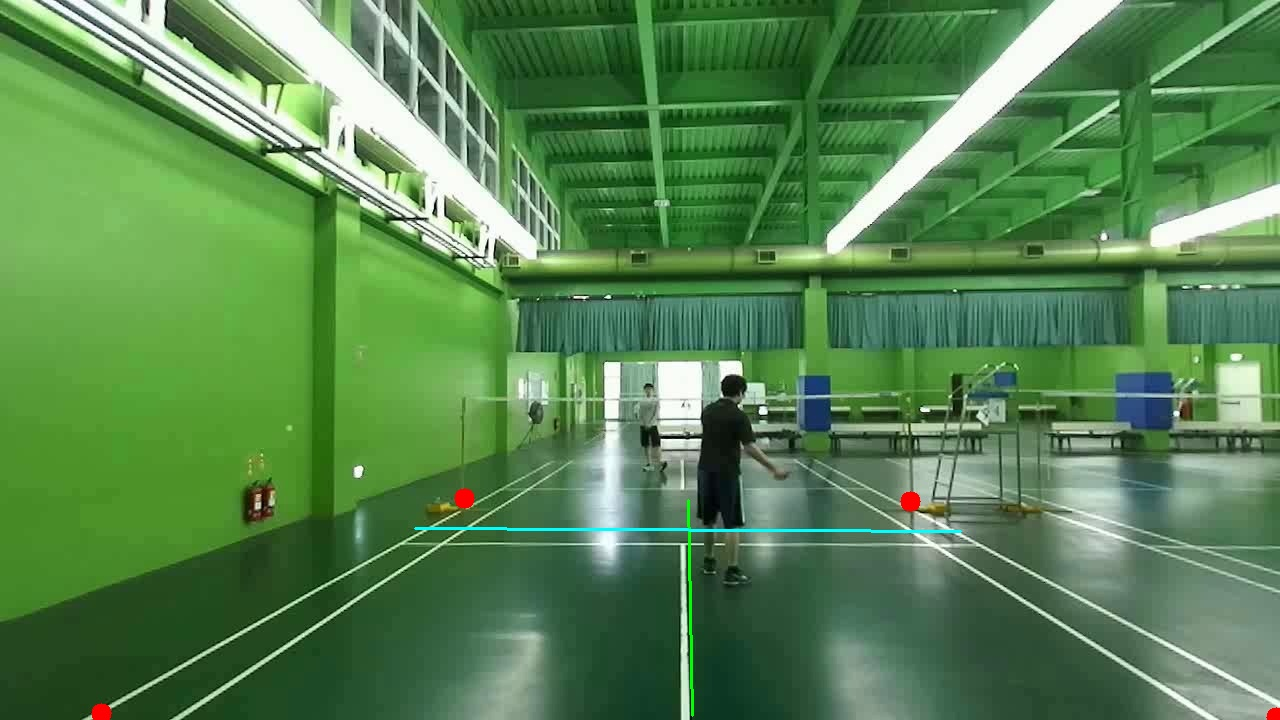
#> input picture backend/storage/test_calibration_profile.jpg, 1280 x 720 px
$ python s_analysis_code.py --input ../../backend/storage/test_calibration_profile.jpg --out_root out
#> lines starting #> are read from the running program, lines starting #| are printed output that depends on the picture; after the words box and inside, x2 and y2 are one past the last pixel; in counts of white or black regions, pixels touching at a corner belong together
#> in main, bgr_img is the input picture: shape (720, 1280, 3); mean B, G, R 81.1, 132.2, 86.6
#| [INFO] Image size: 1280x720
#!/usr/bin/env python3
"""
S Channel Analysis Tool for White Region Detection

HSV 변환 후 S 채널의 다양한 임계값으로 흰색 영역을 추출하고 시각화합니다.
"""

import argparse
import datetime
import uuid
from pathlib import Path

import cv2
import numpy as np


def make_output_dir(root_dir: str) -> Path:
    """
    결과 저장 디렉토리 생성
    Format: {root_dir}/YYYYMMDD_HHMMSS_{uuid}
    """
    timestamp = datetime.datetime.now().strftime("%Y%m%d_%H%M%S")
    unique_id = uuid.uuid4().hex[:6]
    run_id = f"{timestamp}_{unique_id}"

    out_dir = Path(root_dir) / run_id
    out_dir.mkdir(parents=True, exist_ok=False)

    return out_dir


def save_image(out_dir: Path, name: str, img: np.ndarray):
    """이미지 저장"""
    path = out_dir / f"{name}.png"
    cv2.imwrite(str(path), img)
    print(f"[SAVED] {path}")


def analyze_s_channel(bgr_img: np.ndarray, out_dir: Path):
    """
    S 채널 분석 및 흰색 영역 추출

    Args:
        bgr_img: 입력 BGR 이미지
        out_dir: 결과 저장 디렉토리
    """
    h, w = bgr_img.shape[:2]

    # 1. HSV 변환
    hsv = cv2.cvtColor(bgr_img, cv2.COLOR_BGR2HSV)
#> hsv: shape (720, 1280, 3); mean H, S, V 59.3, 117.1, 132.7
    h_ch, s_ch, v_ch = cv2.split(hsv)

    # 원본 이미지 저장
    save_image(out_dir, "00_original", bgr_img)

    # HSV 각 채널 저장
    save_image(out_dir, "01_h_channel", h_ch)
    save_image(out_dir, "01_s_channel", s_ch)
    save_image(out_dir, "01_v_channel", v_ch)

    # 2. S 채널 통계 정보 출력
    s_min, s_max = s_ch.min(), s_ch.max()
#> s_min = 0; s_max = 255
    s_mean, s_std = s_ch.mean(), s_ch.std()
#> s_mean = 117.1; s_std = 51.61

    print(f"\n[S Channel Statistics]")
    print(f"  Min: {s_min}, Max: {s_max}")
#|   Min: 0, Max: 255
    print(f"  Mean: {s_mean:.2f}, Std: {s_std:.2f}")
#|   Mean: 117.06, Std: 51.61

    # 통계 정보를 텍스트 파일로 저장
    stats_file = out_dir / "s_channel_stats.txt"
    with open(stats_file, "w") as f:
        f.write(f"S Channel Statistics\n")
        f.write(f"====================\n")
        f.write(f"Min: {s_min}\n")
        f.write(f"Max: {s_max}\n")
        f.write(f"Mean: {s_mean:.2f}\n")
        f.write(f"Std: {s_std:.2f}\n")
    print(f"[SAVED] {stats_file}")

    # 3. 다양한 S 임계값으로 흰색 영역 추출
    # 흰색은 채도(S)가 낮은 영역
    s_thresholds = [30, 50, 70, 90, 110, 130]

    results = []

    for s_th in s_thresholds:
        # S 채널이 임계값보다 작은 영역 = 흰색에 가까운 영역
        mask = (s_ch < s_th).astype(np.uint8) * 255

        # 흰색 배경 생성
        white_bg = np.ones((h, w, 3), dtype=np.uint8) * 255

        # 검출된 영역을 검정색으로 표시
        result = white_bg.copy()
        result[mask > 0] = [0, 0, 0]  # 검정색 (BGR)

        # 원본 이미지와 결과를 수평으로 연결
        h_concat = np.hstack([bgr_img, result])

        # 텍스트 추가
        text = f"S < {s_th}"
        cv2.putText(h_concat, text, (w + 20, 40),
                   cv2.FONT_HERSHEY_SIMPLEX, 1.2, (0, 0, 255), 3, cv2.LINE_AA)

        # 검출된 픽셀 비율 계산
        detected_ratio = (mask > 0).sum() / (h * w) * 100
        ratio_text = f"Detected: {detected_ratio:.2f}%"
        cv2.putText(h_concat, ratio_text, (w + 20, 80),
                   cv2.FONT_HERSHEY_SIMPLEX, 0.8, (0, 0, 255), 2, cv2.LINE_AA)

        # 저장
        save_image(out_dir, f"02_s_threshold_{s_th:03d}", h_concat)

        results.append({
            's_threshold': s_th,
            'detected_ratio': detected_ratio,
            'mask': mask
        })

        print(f"  S < {s_th}: {detected_ratio:.2f}% detected")
#> this loop made 6 passes
#> (detected_ratio, ratio_text) on passes 1 to 6: (7.39, 'Detected: 7.39%'), (14.29, 'Detected: 14.29%'), (21.18, 'Detected: 21.18%'), (27.58, 'Detected: 27.58%'), (37.78, 'Detected: 37.78%'), (50.94, 'Detected: 50.94%')
#> (printed output is left out)
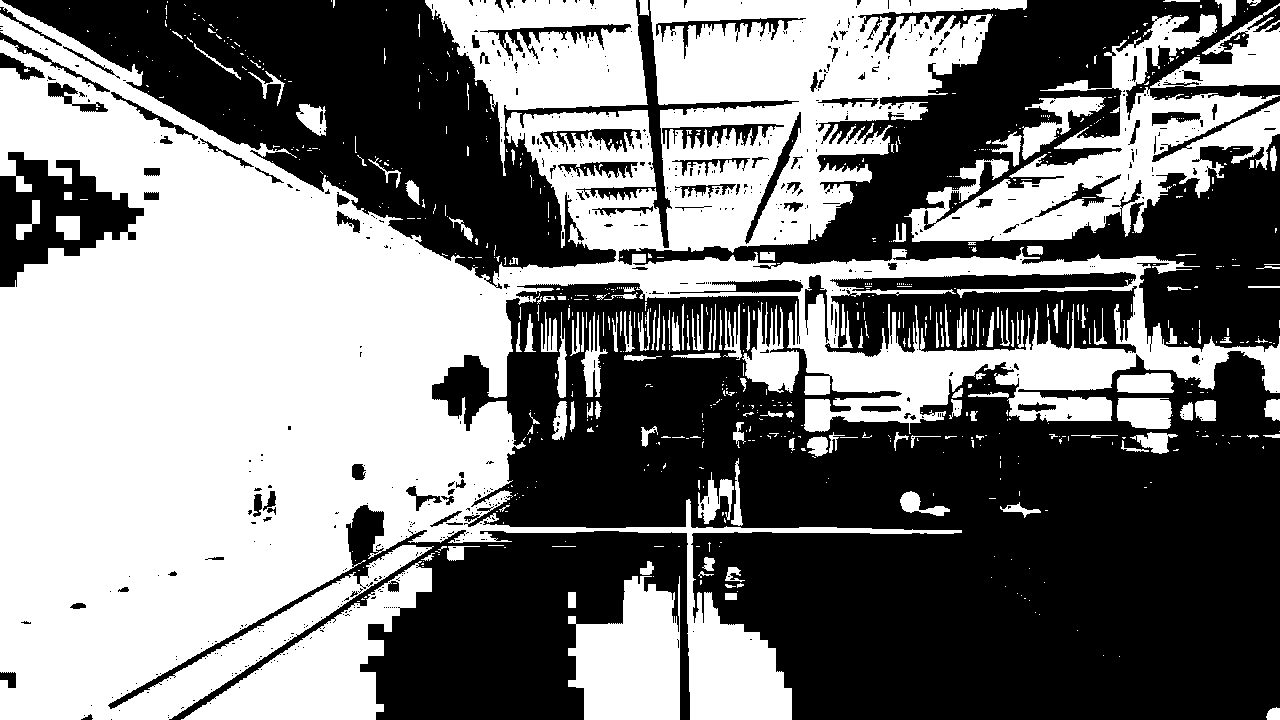
#> result: shape (720, 1280, 3); 49.1% white; 756 white regions (602 under 20 px), largest, box (x1, y1, x2, y2) and area: (0, 0, 1280, 720) 349268, (904, 14, 1280, 242) 26756, (425, 0, 648, 176) 17788
#> after the loop, results = 6 items

    # 4. V 채널도 함께 고려한 흰색 영역 추출
    print(f"\n[Combined S & V Channel Analysis]")

    # 흰색: S가 낮고 V가 높은 영역
    combined_configs = [
        {'s_max': 90, 'v_min': 150, 'name': 's90_v150'},
        {'s_max': 70, 'v_min': 170, 'name': 's70_v170'},
        {'s_max': 50, 'v_min': 180, 'name': 's50_v180'},
    ]

    for config in combined_configs:
        s_max = config['s_max']
        v_min = config['v_min']
        name = config['name']

        # 마스크 생성: S가 낮고 V가 높은 영역
        mask = ((s_ch < s_max) & (v_ch > v_min)).astype(np.uint8) * 255

        # 흰색 배경에 검정색으로 표시
        white_bg = np.ones((h, w, 3), dtype=np.uint8) * 255
        result = white_bg.copy()
        result[mask > 0] = [0, 0, 0]  # 검정색 (BGR)

        # 원본과 연결
        h_concat = np.hstack([bgr_img, result])

        # 텍스트 추가
        text = f"S<{s_max} & V>{v_min}"
        cv2.putText(h_concat, text, (w + 20, 40),
                   cv2.FONT_HERSHEY_SIMPLEX, 1.0, (0, 255, 0), 3, cv2.LINE_AA)

        detected_ratio = (mask > 0).sum() / (h * w) * 100
        ratio_text = f"Detected: {detected_ratio:.2f}%"
        cv2.putText(h_concat, ratio_text, (w + 20, 80),
                   cv2.FONT_HERSHEY_SIMPLEX, 0.8, (0, 255, 0), 2, cv2.LINE_AA)

        save_image(out_dir, f"03_combined_{name}", h_concat)

        print(f"  S<{s_max} & V>{v_min}: {detected_ratio:.2f}% detected")
#> this loop made 3 passes
#> (detected_ratio, ratio_text) on passes 1 to 3: (14.44, 'Detected: 14.44%'), (10.46, 'Detected: 10.46%'), (8.36, 'Detected: 8.36%')
#> (printed output is left out)
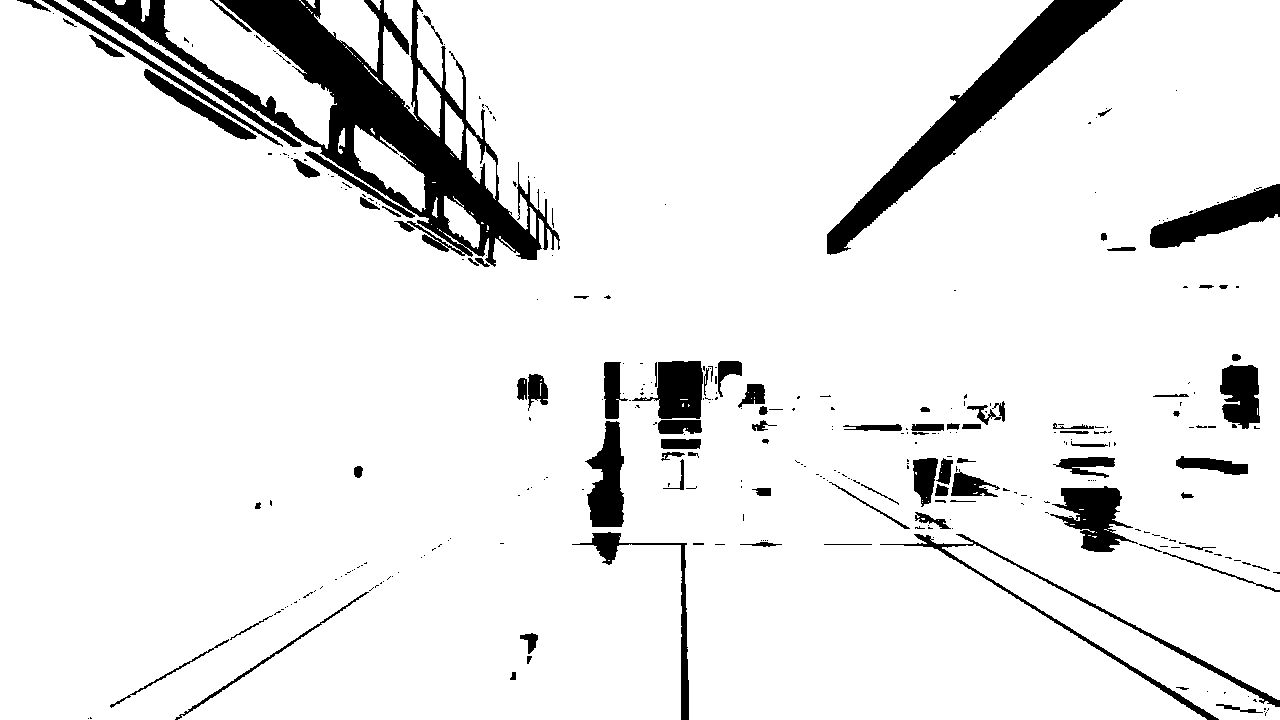
#> result: shape (720, 1280, 3); 91.6% white; 331 black regions (237 under 20 px), largest, box (x1, y1, x2, y2) and area: (92, 0, 560, 267) 26843, (827, 0, 1123, 255) 12242, (1150, 184, 1280, 248) 3609

    # 5. S 채널 히스토그램 생성
    hist_img = create_histogram_image(s_ch, "S Channel Histogram", s_thresholds)
    save_image(out_dir, "04_s_histogram", hist_img)


def analyze_ycbcr_channel(bgr_img: np.ndarray, out_dir: Path):
    """
    YCbCr Y 채널 분석 및 흰색 영역 추출

    Args:
        bgr_img: 입력 BGR 이미지
        out_dir: 결과 저장 디렉토리
    """
    h, w = bgr_img.shape[:2]

    print(f"\n[YCbCr Y Channel Analysis]")

    # 1. YCbCr 변환
    ycbcr = cv2.cvtColor(bgr_img, cv2.COLOR_BGR2YCrCb)
    y_ch, cr_ch, cb_ch = cv2.split(ycbcr)

    # YCbCr 각 채널 저장
    save_image(out_dir, "05_y_channel", y_ch)
    save_image(out_dir, "05_cr_channel", cr_ch)
    save_image(out_dir, "05_cb_channel", cb_ch)

    # 2. Y 채널 통계 정보
    y_min, y_max = y_ch.min(), y_ch.max()
    y_mean, y_std = y_ch.mean(), y_ch.std()

    print(f"  Min: {y_min}, Max: {y_max}")
    print(f"  Mean: {y_mean:.2f}, Std: {y_std:.2f}")

    # 통계 정보 저장
    stats_file = out_dir / "y_channel_stats.txt"
    with open(stats_file, "w") as f:
        f.write(f"Y Channel Statistics\n")
        f.write(f"====================\n")
        f.write(f"Min: {y_min}\n")
        f.write(f"Max: {y_max}\n")
        f.write(f"Mean: {y_mean:.2f}\n")
        f.write(f"Std: {y_std:.2f}\n")
    print(f"[SAVED] {stats_file}")

    # 3. 다양한 Y 임계값으로 흰색 영역 추출
    # 흰색은 밝기(Y)가 높은 영역
    y_thresholds = [180, 190, 200, 210, 220, 230]

    for y_th in y_thresholds:
        # Y 채널이 임계값보다 큰 영역 = 밝은 영역 (흰색)
        mask = (y_ch > y_th).astype(np.uint8) * 255

        # 흰색 배경에 검정색으로 표시
        white_bg = np.ones((h, w, 3), dtype=np.uint8) * 255
        result = white_bg.copy()
        result[mask > 0] = [0, 0, 0]  # 검정색 (BGR)

        # 원본과 연결
        h_concat = np.hstack([bgr_img, result])

        # 텍스트 추가
        text = f"Y > {y_th}"
        cv2.putText(h_concat, text, (w + 20, 40),
                   cv2.FONT_HERSHEY_SIMPLEX, 1.2, (255, 0, 0), 3, cv2.LINE_AA)

        detected_ratio = (mask > 0).sum() / (h * w) * 100
        ratio_text = f"Detected: {detected_ratio:.2f}%"
        cv2.putText(h_concat, ratio_text, (w + 20, 80),
                   cv2.FONT_HERSHEY_SIMPLEX, 0.8, (255, 0, 0), 2, cv2.LINE_AA)

        save_image(out_dir, f"06_y_threshold_{y_th:03d}", h_concat)

        print(f"  Y > {y_th}: {detected_ratio:.2f}% detected")

    # 4. Y 채널 히스토그램
    hist_img = create_histogram_image(y_ch, "Y Channel Histogram", y_thresholds)
    save_image(out_dir, "07_y_histogram", hist_img)


def analyze_lab_channel(bgr_img: np.ndarray, out_dir: Path):
    """
    LAB L 채널 분석 및 흰색 영역 추출

    Args:
        bgr_img: 입력 BGR 이미지
        out_dir: 결과 저장 디렉토리
    """
    h, w = bgr_img.shape[:2]

    print(f"\n[LAB L Channel Analysis]")

    # 1. LAB 변환
    lab = cv2.cvtColor(bgr_img, cv2.COLOR_BGR2LAB)
    l_ch, a_ch, b_ch = cv2.split(lab)

    # LAB 각 채널 저장
    save_image(out_dir, "08_l_channel", l_ch)
    save_image(out_dir, "08_a_channel", a_ch)
    save_image(out_dir, "08_b_channel", b_ch)

    # 2. L 채널 통계 정보
    l_min, l_max = l_ch.min(), l_ch.max()
    l_mean, l_std = l_ch.mean(), l_ch.std()

    print(f"  Min: {l_min}, Max: {l_max}")
    print(f"  Mean: {l_mean:.2f}, Std: {l_std:.2f}")

    # 통계 정보 저장
    stats_file = out_dir / "l_channel_stats.txt"
    with open(stats_file, "w") as f:
        f.write(f"L Channel Statistics\n")
        f.write(f"====================\n")
        f.write(f"Min: {l_min}\n")
        f.write(f"Max: {l_max}\n")
        f.write(f"Mean: {l_mean:.2f}\n")
        f.write(f"Std: {l_std:.2f}\n")
    print(f"[SAVED] {stats_file}")

    # 3. 다양한 L 임계값으로 흰색 영역 추출
    # 흰색은 명도(L)가 높은 영역
    l_thresholds = [180, 190, 200, 210, 220, 230]

    for l_th in l_thresholds:
        # L 채널이 임계값보다 큰 영역 = 밝은 영역 (흰색)
        mask = (l_ch > l_th).astype(np.uint8) * 255

        # 흰색 배경에 검정색으로 표시
        white_bg = np.ones((h, w, 3), dtype=np.uint8) * 255
        result = white_bg.copy()
        result[mask > 0] = [0, 0, 0]  # 검정색 (BGR)

        # 원본과 연결
        h_concat = np.hstack([bgr_img, result])

        # 텍스트 추가
        text = f"L > {l_th}"
        cv2.putText(h_concat, text, (w + 20, 40),
                   cv2.FONT_HERSHEY_SIMPLEX, 1.2, (180, 105, 255), 3, cv2.LINE_AA)

        detected_ratio = (mask > 0).sum() / (h * w) * 100
        ratio_text = f"Detected: {detected_ratio:.2f}%"
        cv2.putText(h_concat, ratio_text, (w + 20, 80),
                   cv2.FONT_HERSHEY_SIMPLEX, 0.8, (180, 105, 255), 2, cv2.LINE_AA)

        save_image(out_dir, f"09_l_threshold_{l_th:03d}", h_concat)

        print(f"  L > {l_th}: {detected_ratio:.2f}% detected")

    # 4. L 채널 히스토그램
    hist_img = create_histogram_image(l_ch, "L Channel Histogram", l_thresholds)
    save_image(out_dir, "10_l_histogram", hist_img)


def analyze_ensemble(bgr_img: np.ndarray, out_dir: Path):
    """
    HSV, YCbCr, LAB 앙상블 분석

    Args:
        bgr_img: 입력 BGR 이미지
        out_dir: 결과 저장 디렉토리
    """
    h, w = bgr_img.shape[:2]

    print(f"\n[Ensemble Analysis - Multi Color Space]")

    # 각 컬러스페이스 변환
    hsv = cv2.cvtColor(bgr_img, cv2.COLOR_BGR2HSV)
    ycbcr = cv2.cvtColor(bgr_img, cv2.COLOR_BGR2YCrCb)
    lab = cv2.cvtColor(bgr_img, cv2.COLOR_BGR2LAB)

    h_ch, s_ch, v_ch = cv2.split(hsv)
    y_ch, cr_ch, cb_ch = cv2.split(ycbcr)
    l_ch, a_ch, b_ch = cv2.split(lab)

    # 앙상블 설정
    ensemble_configs = [
        {
            'name': 'conservative',
            'desc': 'HSV AND YCbCr AND LAB',
            's_max': 90, 'v_min': 150,
            'y_min': 200,
            'l_min': 200,
            'operation': 'and'
        },
        {
            'name': 'moderate',
            'desc': 'At least 2 of 3',
            's_max': 90, 'v_min': 150,
            'y_min': 200,
            'l_min': 200,
            'operation': 'voting'
        },
        {
            'name': 'aggressive',
            'desc': 'HSV OR YCbCr OR LAB',
            's_max': 90, 'v_min': 150,
            'y_min': 200,
            'l_min': 200,
            'operation': 'or'
        },
    ]

    for config in ensemble_configs:
        # 각 컬러스페이스별 마스크
        mask_hsv = ((s_ch < config['s_max']) & (v_ch > config['v_min'])).astype(np.uint8)
        mask_ycbcr = (y_ch > config['y_min']).astype(np.uint8)
        mask_lab = (l_ch > config['l_min']).astype(np.uint8)

        # 앙상블 연산
        if config['operation'] == 'and':
            mask_final = (mask_hsv & mask_ycbcr & mask_lab) * 255
        elif config['operation'] == 'voting':
            mask_final = ((mask_hsv.astype(int) + mask_ycbcr.astype(int) + mask_lab.astype(int)) >= 2).astype(np.uint8) * 255
        else:  # or
            mask_final = (mask_hsv | mask_ycbcr | mask_lab) * 255

        # 시각화
        white_bg = np.ones((h, w, 3), dtype=np.uint8) * 255
        result = white_bg.copy()
        result[mask_final > 0] = [0, 0, 0]

        h_concat = np.hstack([bgr_img, result])

        # 텍스트
        text = f"Ensemble: {config['name']}"
        cv2.putText(h_concat, text, (w + 20, 40),
                   cv2.FONT_HERSHEY_SIMPLEX, 0.9, (255, 128, 0), 3, cv2.LINE_AA)

        detected_ratio = (mask_final > 0).sum() / (h * w) * 100
        ratio_text = f"Detected: {detected_ratio:.2f}%"
        cv2.putText(h_concat, ratio_text, (w + 20, 80),
                   cv2.FONT_HERSHEY_SIMPLEX, 0.8, (255, 128, 0), 2, cv2.LINE_AA)

        desc_text = config['desc']
        cv2.putText(h_concat, desc_text, (w + 20, 120),
                   cv2.FONT_HERSHEY_SIMPLEX, 0.6, (100, 100, 100), 2, cv2.LINE_AA)

        save_image(out_dir, f"11_ensemble_{config['name']}", h_concat)

        print(f"  {config['name']}: {detected_ratio:.2f}% detected")

    print(f"\n[DONE] All results saved to: {out_dir}")


def create_histogram_image(channel: np.ndarray, title: str, thresholds: list) -> np.ndarray:
    """
    채널 히스토그램 이미지 생성
    """
#> called with title = 'S Channel Histogram'
    hist_height = 400
    hist_width = 512

    # 히스토그램 계산
    hist = cv2.calcHist([channel], [0], None, [256], [0, 256])
#> hist = 256 values, max 13566 at index 156, min 14 at index 1, mean 3600

    # 정규화
    hist_norm = hist / hist.max() * (hist_height - 50)
#> hist_norm = 256 values, max 350 at index 156, min 0.361 at index 1, mean 92.88

    # 이미지 생성
    hist_img = np.ones((hist_height, hist_width, 3), dtype=np.uint8) * 255

    # 히스토그램 그리기
    bin_width = hist_width / 256
    for i in range(256):
        x = int(i * bin_width)
        y = int(hist_norm[i])
        cv2.line(hist_img, (x, hist_height - 30), (x, hist_height - 30 - y),
                (100, 100, 100), 1)
#> this loop made 256 passes
#> y on passes 1 to 3: 2, 0, 12
#> hist_img: shape (400, 512, 3); values 100 (black) and 255 (white), 88.3% white; black in thin lines or dots, all inside (x1, y1, x2, y2) = (0, 20, 511, 371)

    # 임계값 선 그리기
    for th in thresholds:
        x = int(th * bin_width)
        cv2.line(hist_img, (x, 0), (x, hist_height - 30), (0, 0, 255), 2)
        cv2.putText(hist_img, str(th), (x - 10, 20),
                   cv2.FONT_HERSHEY_SIMPLEX, 0.4, (0, 0, 255), 1)
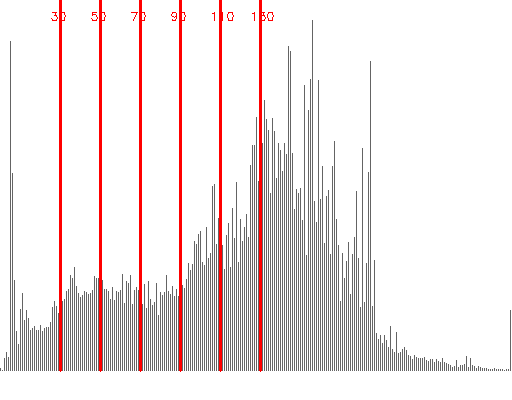
#> hist_img: shape (400, 512, 3); mean of channels 0, 1, 2 228.8, 228.8, 237.4; drawn as B, G, R

    # 제목 추가
    cv2.putText(hist_img, title, (10, hist_height - 10),
               cv2.FONT_HERSHEY_SIMPLEX, 0.6, (0, 0, 0), 2)
#> hist_img: shape (400, 512, 3); 0.66% of pixels changed, all inside (x1, y1, x2, y2) = (11, 376, 210, 396)

    # 축 레이블
    cv2.putText(hist_img, "0", (5, hist_height - 35),
               cv2.FONT_HERSHEY_SIMPLEX, 0.4, (0, 0, 0), 1)
#> hist_img: shape (400, 512, 3); mean of channels 0, 1, 2 227.1, 227.1, 235.7
    cv2.putText(hist_img, "255", (hist_width - 30, hist_height - 35),
               cv2.FONT_HERSHEY_SIMPLEX, 0.4, (0, 0, 0), 1)
#> hist_img: shape (400, 512, 3); mean of channels 0, 1, 2 227, 227, 235.6

    return hist_img


def main():
    parser = argparse.ArgumentParser(
        description="S Channel Analysis Tool for White Region Detection"
    )
    parser.add_argument(
        "--input",
        required=True,
        help="Path to input image file"
    )
    parser.add_argument(
        "--out_root",
        required=True,
        help="Root directory for output results"
    )

    args = parser.parse_args()

    # 입력 이미지 읽기
    input_path = Path(args.input)
    if not input_path.exists():
        raise FileNotFoundError(f"Input image not found: {args.input}")

    bgr_img = cv2.imread(str(input_path))
    if bgr_img is None:
        raise ValueError(f"Failed to read image: {args.input}")

    print(f"[INFO] Input image: {input_path}")
    print(f"[INFO] Image size: {bgr_img.shape[1]}x{bgr_img.shape[0]}")

    # 출력 디렉토리 생성
    out_dir = make_output_dir(args.out_root)
    print(f"[INFO] Output directory: {out_dir}")

    # 1. HSV S 채널 분석 수행
    analyze_s_channel(bgr_img, out_dir)

    # 2. YCbCr Y 채널 분석 수행
    analyze_ycbcr_channel(bgr_img, out_dir)
#> in analyze_ycbcr_channel, `y_ch, cr_ch, cb_ch = cv2.split(ycbcr)`:
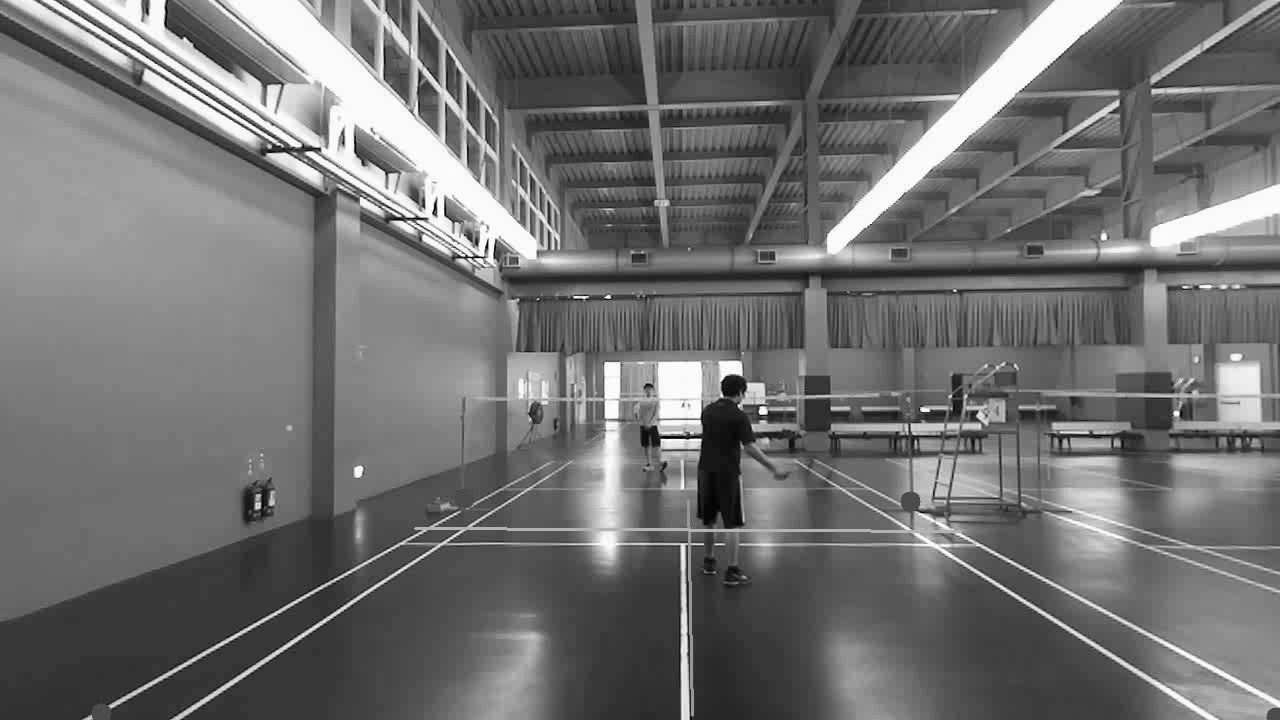
#> y_ch: shape (720, 1280); min 1, max 255, mean 112.7
#> (the rest of the program and of its run is left out)
